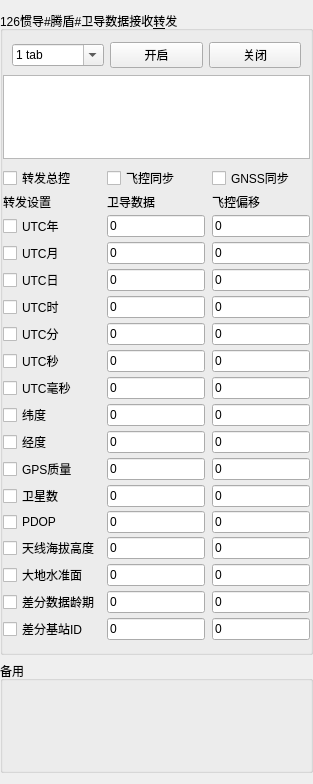
          <widget class="QWidget" name="scrollAreaWidgetContents_3">
           <property name="geometry">
            <rect>
             <x>0</x>
             <y>0</y>
             <width>313</width>
             <height>784</height>
            </rect>
           </property>
           <layout class="QVBoxLayout" name="verticalLayout_32">
            <property name="leftMargin">
             <number>0</number>
            </property>
            <property name="rightMargin">
             <number>0</number>
            </property>
            <item>
             <widget class="QGroupBox" name="groupBox_29">
              <property name="sizePolicy">
               <sizepolicy hsizetype="Preferred" vsizetype="Maximum">
                <horstretch>0</horstretch>
                <verstretch>0</verstretch>
               </sizepolicy>
              </property>
              <property name="title">
               <string>126惯导#腾盾#卫导数据接收&amp;转发</string>
              </property>
              <layout class="QVBoxLayout" name="verticalLayout_31">
               <property name="spacing">
                <number>7</number>
               </property>
               <property name="leftMargin">
                <number>0</number>
               </property>
               <property name="topMargin">
                <number>11</number>
               </property>
               <property name="rightMargin">
                <number>0</number>
               </property>
               <property name="bottomMargin">
                <number>11</number>
               </property>
               <item>
                <widget class="QWidget" name="widget_28" native="true">
                 <layout class="QHBoxLayout" name="horizontalLayout_33">
                  <property name="topMargin">
                   <number>0</number>
                  </property>
                  <property name="bottomMargin">
                   <number>0</number>
                  </property>
                  <item>
                   <widget class="QComboBox" name="comboBox_recforward">
                    <property name="sizePolicy">
                     <sizepolicy hsizetype="Minimum" vsizetype="Fixed">
                      <horstretch>0</horstretch>
                      <verstretch>0</verstretch>
                     </sizepolicy>
                    </property>
                    <property name="toolTip">
                     <string>&lt;html&gt;&lt;head/&gt;&lt;body&gt;&lt;p&gt;串口&lt;/p&gt;&lt;/body&gt;&lt;/html&gt;</string>
                    </property>
                    <property name="editable">
                     <bool>true</bool>
                    </property>
                    <item>
                     <property name="text">
                      <string>1 tab</string>
                     </property>
                    </item>
                    <item>
                     <property name="text">
                      <string>2 tab</string>
                     </property>
                    </item>
                    <item>
                     <property name="text">
                      <string>3 tab</string>
                     </property>
                    </item>
                   </widget>
                  </item>
                  <item>
                   <widget class="QPushButton" name="pushButton_recforward_open">
                    <property name="sizePolicy">
                     <sizepolicy hsizetype="Ignored" vsizetype="Fixed">
                      <horstretch>0</horstretch>
                      <verstretch>0</verstretch>
                     </sizepolicy>
                    </property>
                    <property name="text">
                     <string>开启</string>
                    </property>
                   </widget>
                  </item>
                  <item>
                   <widget class="QPushButton" name="pushButton_recforward_close">
                    <property name="text">
                     <string>关闭</string>
                    </property>
                   </widget>
                  </item>
                 </layout>
                </widget>
               </item>
               <item>
                <widget class="QTextEdit" name="textEdit_recforward_msg">
                 <property name="maximumSize">
                  <size>
                   <width>16777215</width>
                   <height>84</height>
                  </size>
                 </property>
                </widget>
               </item>
               <item>
                <widget class="QWidget" name="widget_29" native="true">
                 <property name="sizePolicy">
                  <sizepolicy hsizetype="Ignored" vsizetype="Preferred">
                   <horstretch>0</horstretch>
                   <verstretch>0</verstretch>
                  </sizepolicy>
                 </property>
                 <layout class="QGridLayout" name="gridLayout_30">
                  <property name="leftMargin">
                   <number>0</number>
                  </property>
                  <property name="topMargin">
                   <number>0</number>
                  </property>
                  <property name="rightMargin">
                   <number>0</number>
                  </property>
                  <property name="bottomMargin">
                   <number>0</number>
                  </property>
                  <property name="horizontalSpacing">
                   <number>7</number>
                  </property>
                  <property name="verticalSpacing">
                   <number>3</number>
                  </property>
                  <item row="3" column="1">
                   <widget class="QLineEdit" name="lineEdit_recforward_2">
                    <property name="sizePolicy">
                     <sizepolicy hsizetype="Preferred" vsizetype="Fixed">
                      <horstretch>0</horstretch>
                      <verstretch>0</verstretch>
                     </sizepolicy>
                    </property>
                    <property name="text">
                     <string>0</string>
                    </property>
                   </widget>
                  </item>
                  <item row="7" column="1">
                   <widget class="QLineEdit" name="lineEdit_recforward_6">
                    <property name="sizePolicy">
                     <sizepolicy hsizetype="Preferred" vsizetype="Fixed">
                      <horstretch>0</horstretch>
                      <verstretch>0</verstretch>
                     </sizepolicy>
                    </property>
                    <property name="text">
                     <string>0</string>
                    </property>
                   </widget>
                  </item>
                  <item row="4" column="1">
                   <widget class="QLineEdit" name="lineEdit_recforward_3">
                    <property name="sizePolicy">
                     <sizepolicy hsizetype="Preferred" vsizetype="Fixed">
                      <horstretch>0</horstretch>
                      <verstretch>0</verstretch>
                     </sizepolicy>
                    </property>
                    <property name="text">
                     <string>0</string>
                    </property>
                   </widget>
                  </item>
                  <item row="6" column="1">
                   <widget class="QLineEdit" name="lineEdit_recforward_5">
                    <property name="sizePolicy">
                     <sizepolicy hsizetype="Preferred" vsizetype="Fixed">
                      <horstretch>0</horstretch>
                      <verstretch>0</verstretch>
                     </sizepolicy>
                    </property>
                    <property name="text">
                     <string>0</string>
                    </property>
                   </widget>
                  </item>
                  <item row="8" column="1">
                   <widget class="QLineEdit" name="lineEdit_recforward_7">
                    <property name="sizePolicy">
                     <sizepolicy hsizetype="Preferred" vsizetype="Fixed">
                      <horstretch>0</horstretch>
                      <verstretch>0</verstretch>
                     </sizepolicy>
                    </property>
                    <property name="text">
                     <string>0</string>
                    </property>
                   </widget>
                  </item>
                  <item row="5" column="1">
                   <widget class="QLineEdit" name="lineEdit_recforward_4">
                    <property name="sizePolicy">
                     <sizepolicy hsizetype="Preferred" vsizetype="Fixed">
                      <horstretch>0</horstretch>
                      <verstretch>0</verstretch>
                     </sizepolicy>
                    </property>
                    <property name="text">
                     <string>0</string>
                    </property>
                   </widget>
                  </item>
                  <item row="13" column="1">
                   <widget class="QLineEdit" name="lineEdit_recforward_12">
                    <property name="sizePolicy">
                     <sizepolicy hsizetype="Preferred" vsizetype="Fixed">
                      <horstretch>0</horstretch>
                      <verstretch>0</verstretch>
                     </sizepolicy>
                    </property>
                    <property name="text">
                     <string>0</string>
                    </property>
                   </widget>
                  </item>
                  <item row="17" column="1">
                   <widget class="QLineEdit" name="lineEdit_recforward_16">
                    <property name="sizePolicy">
                     <sizepolicy hsizetype="Preferred" vsizetype="Fixed">
                      <horstretch>0</horstretch>
                      <verstretch>0</verstretch>
                     </sizepolicy>
                    </property>
                    <property name="text">
                     <string>0</string>
                    </property>
                   </widget>
                  </item>
                  <item row="10" column="1">
                   <widget class="QLineEdit" name="lineEdit_recforward_9">
                    <property name="sizePolicy">
                     <sizepolicy hsizetype="Preferred" vsizetype="Fixed">
                      <horstretch>0</horstretch>
                      <verstretch>0</verstretch>
                     </sizepolicy>
                    </property>
                    <property name="text">
                     <string>0</string>
                    </property>
                   </widget>
                  </item>
                  <item row="12" column="1">
                   <widget class="QLineEdit" name="lineEdit_recforward_11">
                    <property name="sizePolicy">
                     <sizepolicy hsizetype="Preferred" vsizetype="Fixed">
                      <horstretch>0</horstretch>
                      <verstretch>0</verstretch>
                     </sizepolicy>
                    </property>
                    <property name="text">
                     <string>0</string>
                    </property>
                   </widget>
                  </item>
                  <item row="9" column="1">
                   <widget class="QLineEdit" name="lineEdit_recforward_8">
                    <property name="sizePolicy">
                     <sizepolicy hsizetype="Preferred" vsizetype="Fixed">
                      <horstretch>0</horstretch>
                      <verstretch>0</verstretch>
                     </sizepolicy>
                    </property>
                    <property name="text">
                     <string>0</string>
                    </property>
                   </widget>
                  </item>
                  <item row="11" column="1">
                   <widget class="QLineEdit" name="lineEdit_recforward_10">
                    <property name="sizePolicy">
                     <sizepolicy hsizetype="Preferred" vsizetype="Fixed">
                      <horstretch>0</horstretch>
                      <verstretch>0</verstretch>
                     </sizepolicy>
                    </property>
                    <property name="text">
                     <string>0</string>
                    </property>
                   </widget>
                  </item>
                  <item row="16" column="1">
                   <widget class="QLineEdit" name="lineEdit_recforward_15">
                    <property name="sizePolicy">
                     <sizepolicy hsizetype="Preferred" vsizetype="Fixed">
                      <horstretch>0</horstretch>
                      <verstretch>0</verstretch>
                     </sizepolicy>
                    </property>
                    <property name="text">
                     <string>0</string>
                    </property>
                   </widget>
                  </item>
                  <item row="17" column="0">
                   <widget class="QCheckBox" name="checkBox_recforward_16">
                    <property name="text">
                     <string>差分基站ID</string>
                    </property>
                   </widget>
                  </item>
                  <item row="14" column="1">
                   <widget class="QLineEdit" name="lineEdit_recforward_13">
                    <property name="sizePolicy">
                     <sizepolicy hsizetype="Preferred" vsizetype="Fixed">
                      <horstretch>0</horstretch>
                      <verstretch>0</verstretch>
                     </sizepolicy>
                    </property>
                    <property name="text">
                     <string>0</string>
                    </property>
                   </widget>
                  </item>
                  <item row="15" column="1">
                   <widget class="QLineEdit" name="lineEdit_recforward_14">
                    <property name="sizePolicy">
                     <sizepolicy hsizetype="Preferred" vsizetype="Fixed">
                      <horstretch>0</horstretch>
                      <verstretch>0</verstretch>
                     </sizepolicy>
                    </property>
                    <property name="text">
                     <string>0</string>
                    </property>
                   </widget>
                  </item>
                  <item row="6" column="2">
                   <widget class="QLineEdit" name="lineEdit_rf_flycontrol_5">
                    <property name="sizePolicy">
                     <sizepolicy hsizetype="Preferred" vsizetype="Fixed">
                      <horstretch>0</horstretch>
                      <verstretch>0</verstretch>
                     </sizepolicy>
                    </property>
                    <property name="text">
                     <string>0</string>
                    </property>
                   </widget>
                  </item>
                  <item row="13" column="2">
                   <widget class="QLineEdit" name="lineEdit_rf_flycontrol_12">
                    <property name="sizePolicy">
                     <sizepolicy hsizetype="Preferred" vsizetype="Fixed">
                      <horstretch>0</horstretch>
                      <verstretch>0</verstretch>
                     </sizepolicy>
                    </property>
                    <property name="text">
                     <string>0</string>
                    </property>
                   </widget>
                  </item>
                  <item row="2" column="2">
                   <widget class="QLineEdit" name="lineEdit_rf_flycontrol_1">
                    <property name="sizePolicy">
                     <sizepolicy hsizetype="Preferred" vsizetype="Fixed">
                      <horstretch>0</horstretch>
                      <verstretch>0</verstretch>
                     </sizepolicy>
                    </property>
                    <property name="text">
                     <string>0</string>
                    </property>
                   </widget>
                  </item>
                  <item row="5" column="2">
                   <widget class="QLineEdit" name="lineEdit_rf_flycontrol_4">
                    <property name="sizePolicy">
                     <sizepolicy hsizetype="Preferred" vsizetype="Fixed">
                      <horstretch>0</horstretch>
                      <verstretch>0</verstretch>
                     </sizepolicy>
                    </property>
                    <property name="text">
                     <string>0</string>
                    </property>
                   </widget>
                  </item>
                  <item row="14" column="2">
                   <widget class="QLineEdit" name="lineEdit_rf_flycontrol_13">
                    <property name="sizePolicy">
                     <sizepolicy hsizetype="Preferred" vsizetype="Fixed">
                      <horstretch>0</horstretch>
                      <verstretch>0</verstretch>
                     </sizepolicy>
                    </property>
                    <property name="text">
                     <string>0</string>
                    </property>
                   </widget>
                  </item>
                  <item row="7" column="2">
                   <widget class="QLineEdit" name="lineEdit_rf_flycontrol_6">
                    <property name="sizePolicy">
                     <sizepolicy hsizetype="Preferred" vsizetype="Fixed">
                      <horstretch>0</horstretch>
                      <verstretch>0</verstretch>
                     </sizepolicy>
                    </property>
                    <property name="text">
                     <string>0</string>
                    </property>
                   </widget>
                  </item>
                  <item row="4" column="2">
                   <widget class="QLineEdit" name="lineEdit_rf_flycontrol_3">
                    <property name="sizePolicy">
                     <sizepolicy hsizetype="Preferred" vsizetype="Fixed">
                      <horstretch>0</horstretch>
                      <verstretch>0</verstretch>
                     </sizepolicy>
                    </property>
                    <property name="text">
                     <string>0</string>
                    </property>
                   </widget>
                  </item>
                  <item row="8" column="2">
                   <widget class="QLineEdit" name="lineEdit_rf_flycontrol_7">
                    <property name="sizePolicy">
                     <sizepolicy hsizetype="Preferred" vsizetype="Fixed">
                      <horstretch>0</horstretch>
                      <verstretch>0</verstretch>
                     </sizepolicy>
                    </property>
                    <property name="text">
                     <string>0</string>
                    </property>
                   </widget>
                  </item>
                  <item row="16" column="2">
                   <widget class="QLineEdit" name="lineEdit_rf_flycontrol_15">
                    <property name="sizePolicy">
                     <sizepolicy hsizetype="Preferred" vsizetype="Fixed">
                      <horstretch>0</horstretch>
                      <verstretch>0</verstretch>
                     </sizepolicy>
                    </property>
                    <property name="text">
                     <string>0</string>
                    </property>
                   </widget>
                  </item>
                  <item row="3" column="2">
                   <widget class="QLineEdit" name="lineEdit_rf_flycontrol_2">
                    <property name="sizePolicy">
                     <sizepolicy hsizetype="Preferred" vsizetype="Fixed">
                      <horstretch>0</horstretch>
                      <verstretch>0</verstretch>
                     </sizepolicy>
                    </property>
                    <property name="text">
                     <string>0</string>
                    </property>
                   </widget>
                  </item>
                  <item row="15" column="2">
                   <widget class="QLineEdit" name="lineEdit_rf_flycontrol_14">
                    <property name="sizePolicy">
                     <sizepolicy hsizetype="Preferred" vsizetype="Fixed">
                      <horstretch>0</horstretch>
                      <verstretch>0</verstretch>
                     </sizepolicy>
                    </property>
                    <property name="text">
                     <string>0</string>
                    </property>
                   </widget>
                  </item>
                  <item row="11" column="2">
                   <widget class="QLineEdit" name="lineEdit_rf_flycontrol_10">
                    <property name="sizePolicy">
                     <sizepolicy hsizetype="Preferred" vsizetype="Fixed">
                      <horstretch>0</horstretch>
                      <verstretch>0</verstretch>
                     </sizepolicy>
                    </property>
                    <property name="text">
                     <string>0</string>
                    </property>
                   </widget>
                  </item>
                  <item row="9" column="2">
                   <widget class="QLineEdit" name="lineEdit_rf_flycontrol_8">
                    <property name="sizePolicy">
                     <sizepolicy hsizetype="Preferred" vsizetype="Fixed">
                      <horstretch>0</horstretch>
                      <verstretch>0</verstretch>
                     </sizepolicy>
                    </property>
                    <property name="text">
                     <string>0</string>
                    </property>
                   </widget>
                  </item>
                  <item row="12" column="2">
                   <widget class="QLineEdit" name="lineEdit_rf_flycontrol_11">
                    <property name="sizePolicy">
                     <sizepolicy hsizetype="Preferred" vsizetype="Fixed">
                      <horstretch>0</horstretch>
                      <verstretch>0</verstretch>
                     </sizepolicy>
                    </property>
                    <property name="text">
                     <string>0</string>
                    </property>
                   </widget>
                  </item>
                  <item row="10" column="2">
                   <widget class="QLineEdit" name="lineEdit_rf_flycontrol_9">
                    <property name="sizePolicy">
                     <sizepolicy hsizetype="Preferred" vsizetype="Fixed">
                      <horstretch>0</horstretch>
                      <verstretch>0</verstretch>
                     </sizepolicy>
                    </property>
                    <property name="text">
                     <string>0</string>
                    </property>
                   </widget>
                  </item>
                  <item row="17" column="2">
                   <widget class="QLineEdit" name="lineEdit_rf_flycontrol_16">
                    <property name="sizePolicy">
                     <sizepolicy hsizetype="Preferred" vsizetype="Fixed">
                      <horstretch>0</horstretch>
                      <verstretch>0</verstretch>
                     </sizepolicy>
                    </property>
                    <property name="text">
                     <string>0</string>
                    </property>
                   </widget>
                  </item>
                  <item row="11" column="0">
                   <widget class="QCheckBox" name="checkBox_recforward_10">
                    <property name="text">
                     <string>GPS质量</string>
                    </property>
                   </widget>
                  </item>
                  <item row="1" column="1">
                   <widget class="QLabel" name="label_216">
                    <property name="text">
                     <string>卫导数据</string>
                    </property>
                   </widget>
                  </item>
                  <item row="10" column="0">
                   <widget class="QCheckBox" name="checkBox_recforward_9">
                    <property name="text">
                     <string>经度</string>
                    </property>
                   </widget>
                  </item>
                  <item row="5" column="0">
                   <widget class="QCheckBox" name="checkBox_recforward_4">
                    <property name="text">
                     <string>UTC时</string>
                    </property>
                   </widget>
                  </item>
                  <item row="8" column="0">
                   <widget class="QCheckBox" name="checkBox_recforward_7">
                    <property name="text">
                     <string>UTC毫秒</string>
                    </property>
                   </widget>
                  </item>
                  <item row="4" column="0">
                   <widget class="QCheckBox" name="checkBox_recforward_3">
                    <property name="text">
                     <string>UTC日</string>
                    </property>
                   </widget>
                  </item>
                  <item row="14" column="0">
                   <widget class="QCheckBox" name="checkBox_recforward_13">
                    <property name="text">
                     <string>天线海拔高度</string>
                    </property>
                   </widget>
                  </item>
                  <item row="12" column="0">
                   <widget class="QCheckBox" name="checkBox_recforward_11">
                    <property name="text">
                     <string>卫星数</string>
                    </property>
                   </widget>
                  </item>
                  <item row="9" column="0">
                   <widget class="QCheckBox" name="checkBox_recforward_8">
                    <property name="text">
                     <string>纬度</string>
                    </property>
                   </widget>
                  </item>
                  <item row="13" column="0">
                   <widget class="QCheckBox" name="checkBox_recforward_12">
                    <property name="text">
                     <string>PDOP</string>
                    </property>
                   </widget>
                  </item>
                  <item row="2" column="0">
                   <widget class="QCheckBox" name="checkBox_recforward_1">
                    <property name="text">
                     <string>UTC年</string>
                    </property>
                   </widget>
                  </item>
                  <item row="2" column="1">
                   <widget class="QLineEdit" name="lineEdit_recforward_1">
                    <property name="sizePolicy">
                     <sizepolicy hsizetype="Preferred" vsizetype="Fixed">
                      <horstretch>0</horstretch>
                      <verstretch>0</verstretch>
                     </sizepolicy>
                    </property>
                    <property name="text">
                     <string>0</string>
                    </property>
                   </widget>
                  </item>
                  <item row="3" column="0">
                   <widget class="QCheckBox" name="checkBox_recforward_2">
                    <property name="text">
                     <string>UTC月</string>
                    </property>
                   </widget>
                  </item>
                  <item row="15" column="0">
                   <widget class="QCheckBox" name="checkBox_recforward_14">
                    <property name="text">
                     <string>大地水准面</string>
                    </property>
                   </widget>
                  </item>
                  <item row="16" column="0">
                   <widget class="QCheckBox" name="checkBox_recforward_15">
                    <property name="text">
                     <string>差分数据龄期</string>
                    </property>
                   </widget>
                  </item>
                  <item row="6" column="0">
                   <widget class="QCheckBox" name="checkBox_recforward_5">
                    <property name="text">
                     <string>UTC分</string>
                    </property>
                   </widget>
                  </item>
                  <item row="7" column="0">
                   <widget class="QCheckBox" name="checkBox_recforward_6">
                    <property name="text">
                     <string>UTC秒</string>
                    </property>
                   </widget>
                  </item>
                  <item row="0" column="1">
                   <widget class="QCheckBox" name="checkBox">
                    <property name="text">
                     <string>飞控同步</string>
                    </property>
                   </widget>
                  </item>
                  <item row="0" column="2">
                   <widget class="QCheckBox" name="checkBox_2">
                    <property name="text">
                     <string>GNSS同步</string>
                    </property>
                   </widget>
                  </item>
                  <item row="0" column="0">
                   <widget class="QCheckBox" name="checkBox_recforward_all">
                    <property name="text">
                     <string>转发总控</string>
                    </property>
                   </widget>
                  </item>
                  <item row="1" column="0">
                   <widget class="QLabel" name="label_198">
                    <property name="text">
                     <string>转发设置</string>
                    </property>
                   </widget>
                  </item>
                  <item row="1" column="2">
                   <widget class="QLabel" name="label_214">
                    <property name="text">
                     <string>飞控偏移</string>
                    </property>
                   </widget>
                  </item>
                 </layout>
                </widget>
               </item>
              </layout>
             </widget>
            </item>
            <item>
             <widget class="QGroupBox" name="groupBox_21">
              <property name="title">
               <string>备用</string>
              </property>
             </widget>
            </item>
           </layout>
          </widget>
